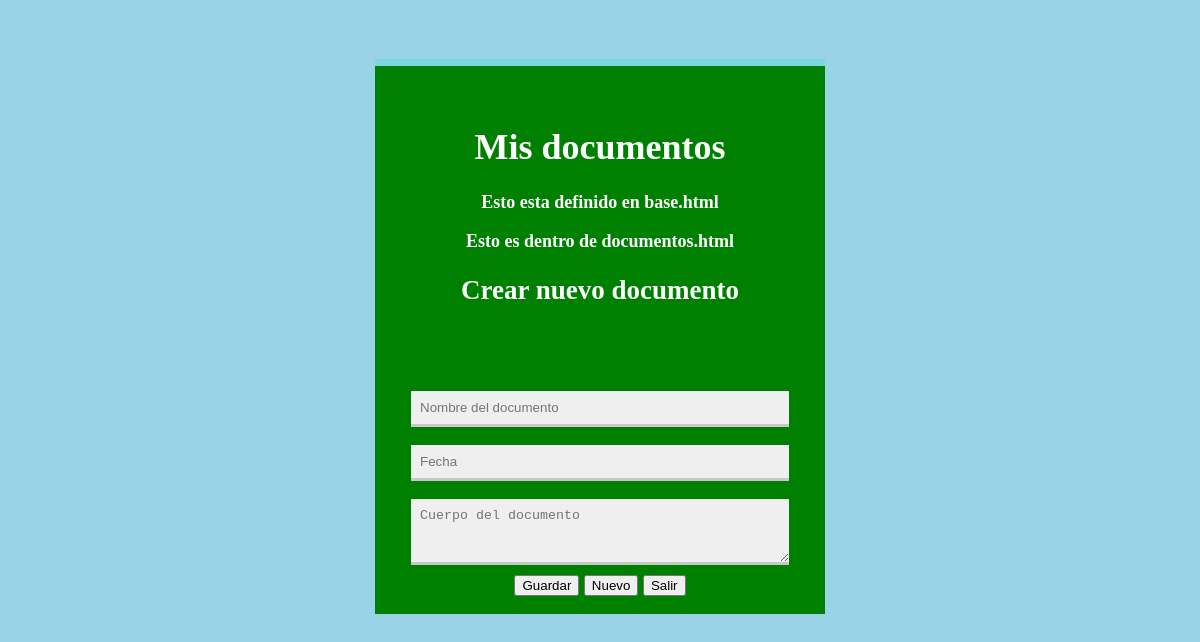
The app's page /documentos/, older data.
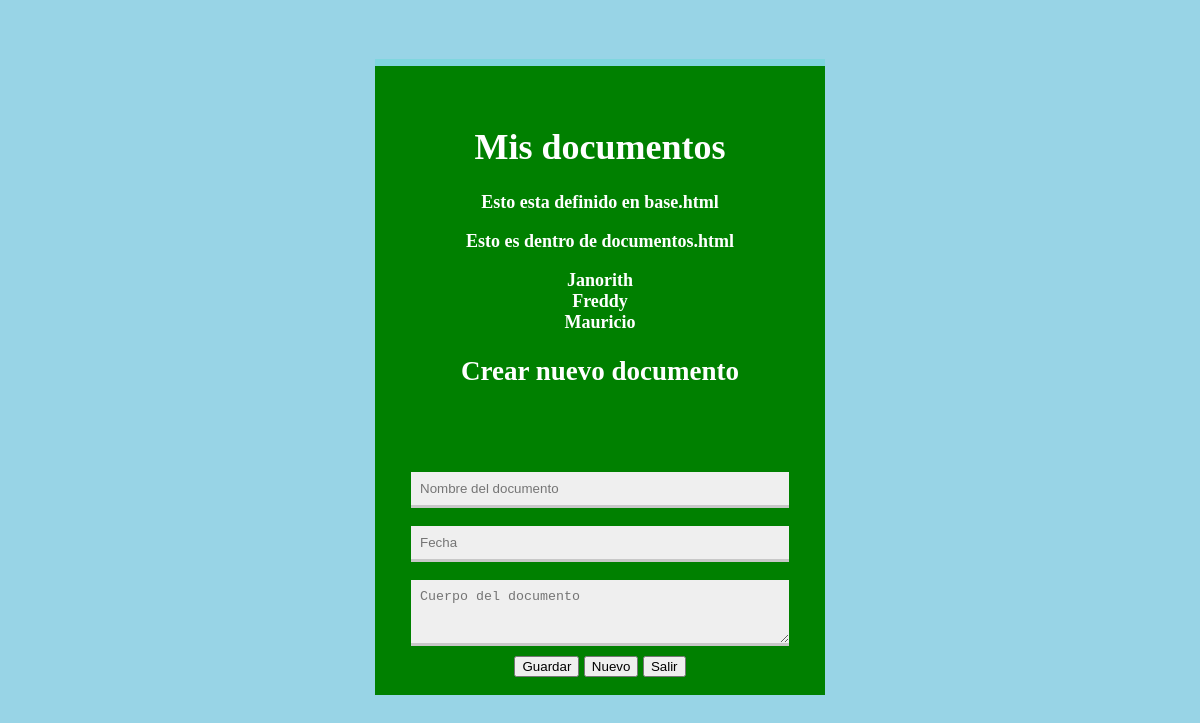
The same page, newer data.
### documentos/models.py (models this page shows, shortened)
class Documento(models.Model):
	fecha = models.DateTimeField(null=True, blank=True)
	nombre = models.CharField(max_length = 800, null=True, blank=True)

### documentos/views.py (the view)
# urls.py: url(r'^documentos/$', Documentos.as_view()),
class Documentos(View):
	def get(self, request, *args, **kwargs):
		docs = Documento.objects.all()
		context = {
		    'docs': docs,
		    'encabezado': 'Mis documentos'
		}
		return render(
			request,
			'documento.html',
			context
		)

### templates/documento.html
{% extends 'base.html' %}
{% block contenido %}
	<p>Esto es dentro de documentos.html</p>
	{% for d in docs %}
		<div>{{d.nombre}}</div>
	{% endfor %}
{% endblock %}

### templates/base.html (shortened to what this page needs)
<!DOCTYPE html>
<html lang="en">
<head>
	<link rel="stylesheet" type="text/css" href="Styles.css">
	{% load static from staticfiles %}
</head>
<body>
	<div class="Contenedor">
		<div class="Superior">
			<h1> {{encabezado}} </h1>
			<p>Esto esta definido en base.html</p>
	{% block contenido %}
	{% endblock %}
			<h2>Crear nuevo documento</h2>
		</div>
			<form class="Formulario">
				<input type="text" class="Input" placeholder="Nombre del documento" required autofocus>
				<input type="datetime" class="Input" placeholder="Fecha" required>
				<textarea class="Input" cols= "20" rows="3" placeholder="Cuerpo del documento"></textarea>
				<div class="Boton">
					<button>Guardar</button>
					<button>Nuevo</button>
					<button>Salir</button>
				</div>
			</form>
	</div>
</body>
</html>

### templates/Styles.css (style rules this page uses)
html { font-size: 18px; }
body { background-color: #98D4E6; }
.Contenedor { max-width: 450px; height: auto; margin: 5% auto; background: green; padding-bottom: 1rem; }
.Superior { width: 100%; text-align: center; padding: 2rem 0 1rem; margin-bottom: 2rem; border-top: solid .4rem #7FD6DE; }
.Superior { font-weight: bold; color: #fff; font-size: 18px; }
.Formulario { padding: 0 2rem; display: flex; flex-direction: column; justify-content: center; }
.Input { background-color: #EFEFEF; padding: .5rem; margin: .5rem 0; margin-bottom: .5rem 0; border: none; border-bottom: solid #C8C8C8 .2rem; }
.Boton { width: 100%; border-bottom: none; color: #fff; text-align: center; }

Row changes from the older to the newer data that the page shows:
added Documento: nombre "Janorith"
added Documento: nombre "Freddy"
added Documento: nombre "Mauricio"
